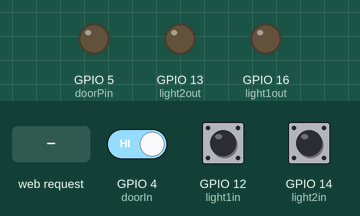
Bench run of a sketch on a simulated ESP8266 (NodeMCU). Shown: output pins drawn as LEDs (lit = HIGH). The test bench sets the inputs (shaded band); at power-on: GPIO 4 (doorIn) HIGH, GPIO 14 (light2in) HIGH, GPIO 12 (light1in) HIGH. WiFi joins after 1.5 s; servers stay silent unless stated; what the sketch prints to the serial monitor is not drawn.

Above: at 2.7 s.
2.8 s: GPIO 4 (doorIn) driven LOW
At 3.3 s:
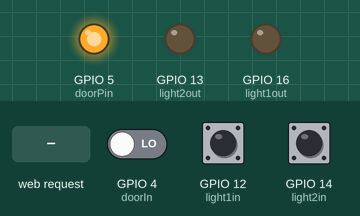
5.8 s: HTTP request GET /15TOGGLE1 received
At 6.8 s:
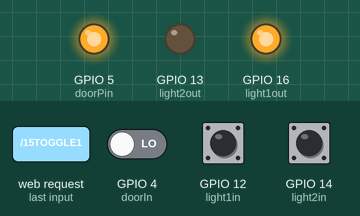
8.8 s: GPIO 14 (light2in) pulled LOW for 0.15 s
At 11.1 s:
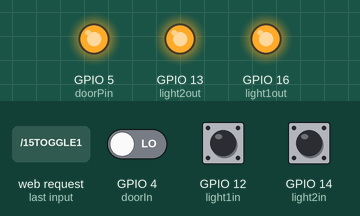
11.9 s: GPIO 12 (light1in) pulled LOW for 1 s
At 14.1 s:
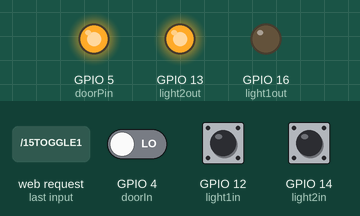
15.9 s: GPIO 12 (light1in) pulled LOW for 3.2 s
At 17.6 s:
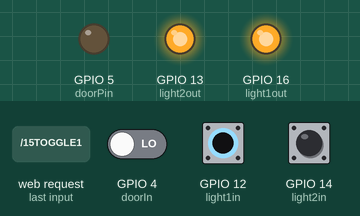
22.1 s: GPIO 14 (light2in) pulled LOW for 3.2 s
At 24.1 s:
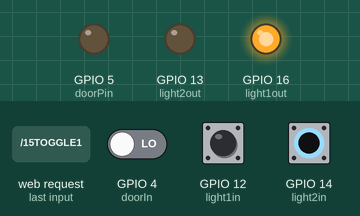
Timing chart, 0 to 26.3 s (numbered marks = the images above; inputs shaded):
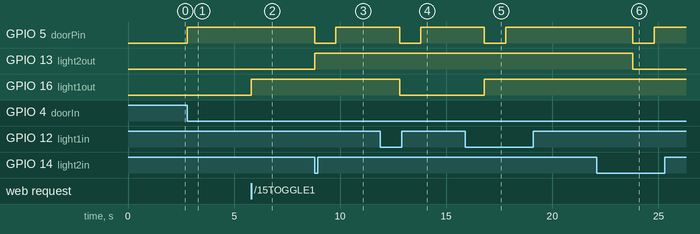

The sketch:

home.ino
```cpp
#include <ESP8266WiFi.h>

const char* ssid = "Blinkv8RgRM";//wifi ssid
const char* password = "drAsES8pyC";//wifi password
//setup gpio pin numbers
int doorPin = 5;
int doorIn=4;
int light1out= 16;
int light2out=13;
int light1in=12;
int light2in=14;

//create int to know what are the values atm
int door=LOW;
int light1=LOW;
int light2=LOW;
//create int to know the values of the switch
int doors=LOW;
int light1s=LOW;
int light2s=LOW;

WiFiServer server(80);//Service Port

void setup() {
  ESP.wdtEnable(100000);
  Serial.begin(115200);
  delay(10);
//setup pin modes
  pinMode(doorPin, OUTPUT);
  digitalWrite(doorPin, LOW);

  pinMode(light1out, OUTPUT);
  digitalWrite(light1out, LOW);

  pinMode(light2out, OUTPUT);
  digitalWrite(light2out, LOW);

  pinMode(doorIn,  INPUT_PULLUP);
  pinMode(light1in,  INPUT_PULLUP);
  pinMode(light2in,  INPUT_PULLUP);


  // Connect to WiFi network
  Serial.println();
  Serial.println();
  Serial.print("Connecting to ");
  Serial.println(ssid);
  WiFi.mode(WIFI_STA);
  WiFi.begin(ssid, password);

  while (WiFi.status() != WL_CONNECTED) {
    delay(500);
    Serial.print(".");
  }
  Serial.println("");
  Serial.println("WiFi connected");

  // Start the server
  server.begin();
  Serial.println("Server started");

  // Print the IP address
  Serial.print("Use this URL to connect: ");
  Serial.print("http://");
  Serial.print(WiFi.localIP());
  Serial.println("/");
}

void loop() {

  //switch controller
  if(digitalRead(light1in)==LOW){

    light1=!light1;
    digitalWrite(light1out,light1);
    delay(1000);
  }

   if(digitalRead(light2in)==LOW){

    light2=!light2;
    digitalWrite(light2out,light2);
    delay(1000);

  }


   if(digitalRead(doorIn)==LOW){

    door=!door;
    digitalWrite(doorPin,door);
    ESP.wdtFeed();
    delay(3000);
    door=!door;
    digitalWrite(doorPin,door);

  }


  ESP.wdtFeed();

  WiFiClient client = server.available();
  if (!client) {
    return;
  }

  // Wait until the client sends some data

  while(!client.available()){
    ESP.wdtFeed();
    delay(1);
  }

  // Read the first line of the request
  String request = client.readStringUntil('\r');

  client.flush();

  // Match the request


  if (request.indexOf("/12UNLOCK") != -1) {
    digitalWrite(doorPin, HIGH);

  }
  if (request.indexOf("/13LOCK") != -1){
    digitalWrite(doorPin, LOW);

  }
  if (request.indexOf("/14PULSE") != -1){
    digitalWrite(doorPin, HIGH);
    ESP.wdtFeed();
    delay(3000);
    digitalWrite(doorPin, LOW);


  }
 if (request.indexOf("/15TOGGLE1") != -1){
    light1=!light1;
    digitalWrite(light1out,light1);

  }
  if (request.indexOf("/16TOGGLE2") != -1){
    light2=!light2;
    digitalWrite(light2out,light2);

  }
  //shake: hand shake to know what are the relays and what are thier commands
  String shake="";
    if (request.indexOf("/0SHAKE") != -1){
      shake="DOOR/12UNLOCK/13LOCK/14PULSE//LIGHT1/15TOGGLE1//LIGHT2/16TOGGLE2//\n";
    }


  // Return the response
  client.println("HTTP/1.1 200 OK");
  client.println("Content-Type: text/html");
  client.println(""); //  do not forget this one
  client.println("<!DOCTYPE HTML>");
  client.println("<html>");
  client.print(shake);

  String Tdoor="//DOOR/";
  if(door==HIGH)Tdoor=Tdoor+"OPEN";
  else Tdoor=Tdoor+"CLOSED";
  String Tlight1="//LIGHT1/";
  if(light1==HIGH)Tlight1=Tlight1+"ON";
  else Tlight1=Tlight1+"OFF";
  String Tlight2="//LIGHT2/";
  if(light2==HIGH)Tlight2=Tlight2+"ON";
  else Tlight2=Tlight2+"OFF";
  String hrag = Tdoor+Tlight1+Tlight2;
  client.print(hrag);
  delay(1);
  Serial.println("Client disconnected");
  Serial.println("");
}
```

Measured:
- after the input at 2.8 s, GPIO 5 (doorPin): LOW → HIGH at once
- after the input at 5.8 s, GPIO 16 (light1out): LOW → HIGH at once
- after the input at 8.8 s, GPIO 5 (doorPin): HIGH → LOW at once, → HIGH 1.0 s later; GPIO 13 (light2out): LOW → HIGH at once
- after the input at 11.9 s, GPIO 5 (doorPin): HIGH → LOW after 0.90 s, → HIGH 1.0 s later; GPIO 16 (light1out): HIGH → LOW after 0.90 s
- after the input at 15.9 s, GPIO 5 (doorPin): HIGH → LOW after 0.90 s, → HIGH 1.0 s later; GPIO 16 (light1out): LOW → HIGH after 0.90 s
- after the input at 22.1 s, GPIO 5 (doorPin): HIGH → LOW after 1.7 s, → HIGH 1.0 s later; GPIO 13 (light2out): HIGH → LOW after 1.7 s
